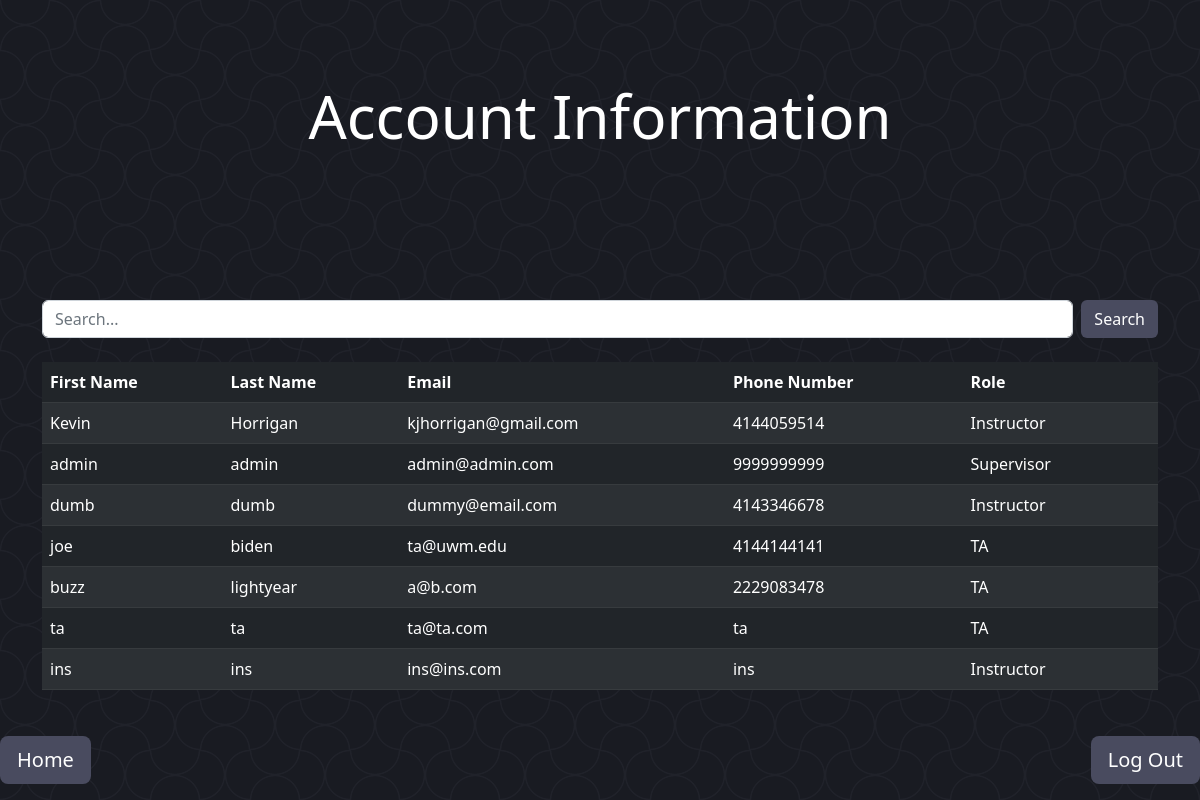
/users/ (signed in), run on the app's committed database.
### Management/models.py (models this page shows, shortened)
class User(models.Model):
    email = models.EmailField(max_length=20, primary_key=True)
    lName = models.CharField(max_length=30, null=True, default='')
    fName = models.CharField(max_length=30, null=True, default='')
    password = models.CharField(max_length=20)
    phone = models.CharField(max_length=15)
    role = models.PositiveSmallIntegerField(
        choices=(
            (1, "Supervisor"),
            (2, "Instructor"),
            (3, "TA")
        ))
    def getlName(self):
        return self.lName
    def getfName(self):
        return self.fName
    def getRole(self):
        role = self.role
        if role == 1:
            return "Supervisor"
        elif role == 2:
            return "Instructor"
        elif role == 3:
            return "TA"
        return

### Management/views.py (the view)
# urls.py: path('users/', users.as_view(), name='users'),
class users(ListView):
    model = User
    template_name = 'main/User/users.html'
    context_object_name = 'results'
    def get_queryset(self):
        query = self.request.GET.get('q', '')
        queryset = super().get_queryset()
        if query:
            queryset = queryset.filter(
                Q(fName__icontains=query) | Q(email__icontains=query) | Q(lName__icontains=query))
        return queryset
    def get_context_data(self, **kwargs):
        userRole = self.request.session['roleSession']
        context = super().get_context_data(**kwargs)
        context['query'] = self.request.GET.get('q', '')
        context['roleTemplate'] = userRole
        return context

### templates/main/User/users.html (shortened to what this page needs)
{% extends 'basePages.html' %}
    {% load crispy_forms_tags %}
    {% load crispy_forms_filters %}
{% block header %}
    Account Information
{% endblock header %}
{% block content %}
    <div class="container">
        <form class="d-flex" role="search" method="get" action="{% url 'users' %}">
            <input class="form-control me-2" type="text" name="q" value="{{ query }}" placeholder="Search...">
            <button class="btn" type="submit" style="color: white; background-color: #494b5f">Search</button>
        </form>
        <br>
        {% if results %}
            <table class="table table-dark table-striped" style="color: white">
                <thead>
                    <th scope="col">First Name</th>
                    <th scope="col">Last Name</th>
                    <th scope="col">Email</th>
                    <th scope="col">Phone Number</th>
                    <th scope="col">Role</th>
                    <th scope="col"></th>
                </thead>
                <tbody>
                    {% for result in results %}
                        <tr>
                            <td>{{ result.getfName }}</td>
                            <td>{{ result.getlName }}</td>
                            <td>{{ result.email }}</td>
                            <td>{{ result.phone }}</td>
                            <td>{{ result.getRole }}</td>
                            <td>
                            </td>
                        </tr>
                    {% endfor %}
                </tbody>
            </table>
        {% else %}
            <p>No results found.</p>
        {% endif %}
    </div>
{% endblock content %}

### static/css/style.css (style rules this page uses)
body { background-color: #282934; color: white !important; --s: 50px; --c: #191b22; --_s: calc(2*var(--s)) calc(2*var(--s)); --_g: 35.36% 35.36% at; --_c: #0000 66%,#20222a 68% 70%,#0000 72%; background: radial-gradient(var(--_g) 100% 25%,var(--_c)) var(--s) var(--s)/var(--_s), radial-gradient(var(--_g) 0 75%,var(--_c)) var(--s) var(--s)/var(--_s), radial-gradient(var(--_g) 100% 25%,var(--_c)) 0 0/var(--_s), radial-gradient(var(--_g) 0 75%,var(--_c)) 0 0/var(--_s), repeating-conic-gradient(var(--c) 0 25%,#0000 0 50%) 0 0/var(--_s), radial-gradient(var(--_c)) 0 calc(var(--s)/2)/var(--s) var(--s) var(--c); background-attachment: fixed; }

### data on the page
User: getfName "Kevin", getlName "Horrigan", email "kjhorrigan@gmail.com", phone "4144059514", getRole "Instructor"
User: getfName "admin", getlName "admin", email "admin@admin.com", phone "9999999999", getRole "Supervisor"
User: getfName "dumb", getlName "dumb", email "dummy@email.com", phone "4143346678", getRole "Instructor"
User: getfName "joe", getlName "biden", email "ta@uwm.edu", phone "4144144141", getRole "TA"
User: getfName "buzz", getlName "lightyear", email "a@b.com", phone "2229083478", getRole "TA"
User: getfName "ta", getlName "ta", email "ta@ta.com", phone "ta", getRole "TA"
User: getfName "ins", getlName "ins", email "ins@ins.com", phone "ins", getRole "Instructor"
